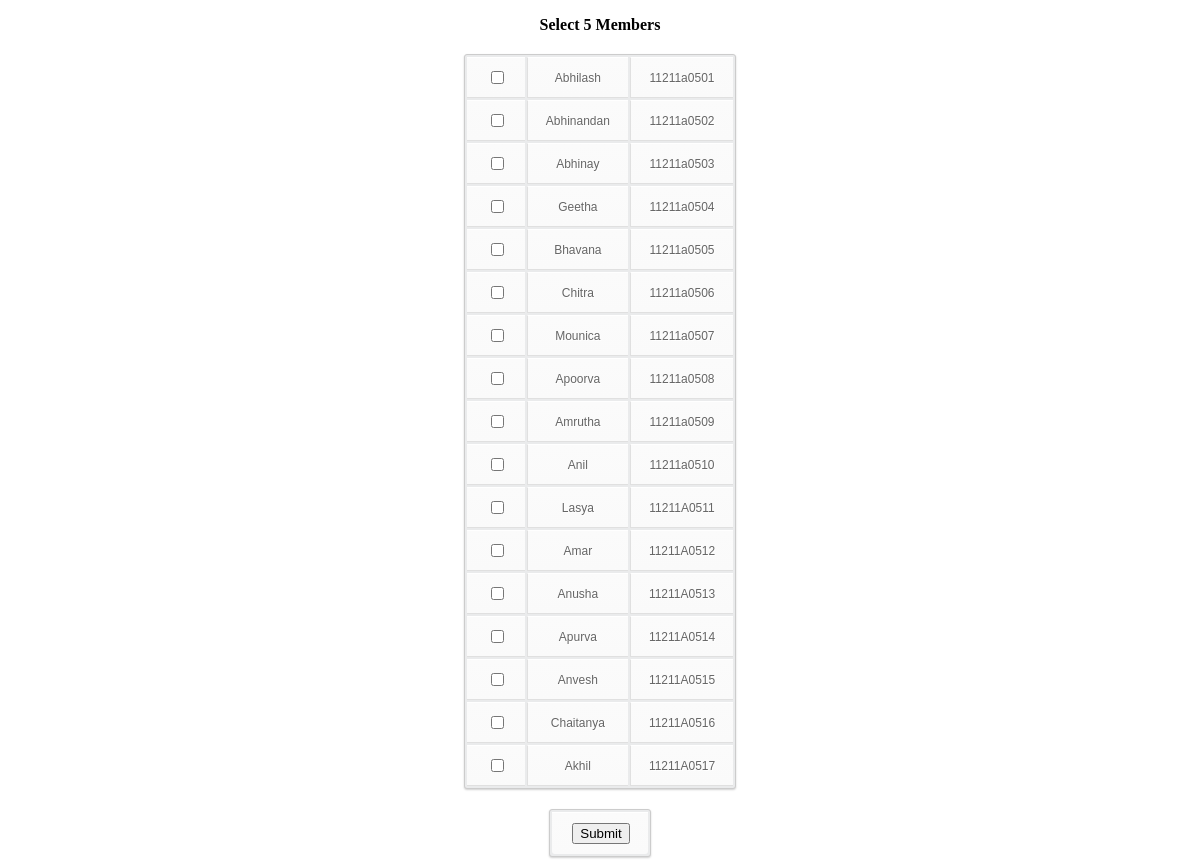
The page /student/student/compare/iframe.php on the database its author committed.
### tables this page shows
CREATE TABLE IF NOT EXISTS `student_info` (
  `name` varchar(100) NOT NULL,
  `rollno` varchar(15) DEFAULT NULL,
  `branch` varchar(10) NOT NULL,
  `year` int(2) NOT NULL,
  `semester` int(2) NOT NULL,
  `one_one` float NOT NULL,
  `two_one` float NOT NULL,
  `two_two` float NOT NULL,
  `three_one` float NOT NULL,
  `three_two` float NOT NULL,
  `four_one` float NOT NULL,
  `four_two` float NOT NULL,
  `aggregate` float NOT NULL,
  `DOB` varchar(12) NOT NULL,
  `one_two` float NOT NULL,
  UNIQUE KEY `rollno` (`rollno`)
);

### student/student/compare/iframe.php (the view, shortened to what this page needs)
<!DOCTYPE html>
<html>
<link rel="stylesheet" type="text/css" href="css/style.css">
<?php
$query = mysql_query( "SELECT * FROM student_info WHERE branch = 'cse'" );
?>
<body align="center">
<p><b>Select 5 Members</b></p>
<form name="input" action="makejson.php" method="POST">
<?php
printf('<table>');
while( $row = mysql_fetch_array($query) )
	{
		printf('<tr><td><input type="checkbox" name="select[]" class="select" value="%s" onclick="check()" /></td><td>%s</td><td>%s</td></tr>', $row['rollno'],$row['name'], $row['rollno']);
	}
?>
<body>
</table>
<table>
<tr><td><input type="submit" value="Submit"></td></tr>
</table>
</form>
</body>
</html>

### student/student/compare/css/style.css (style rules this page uses)
table { margin-left:auto; margin-right:auto; margin-top : 20px; font-family:Arial, Helvetica, sans-serif; color:#666; font-size:12px; text-shadow: 1px 1px 0px #fff; background:#eaebec; border:#ccc 1px solid; -moz-border-radius:3px; -webkit-border-radius:3px; border-radius:3px; -moz-box-shadow: 0 1px 2px #d1d1d1; -webkit-box-shadow: 0 1px 2px #d1d1d1; box-shadow: 0 1px 2px #d1d1d1; }
table tr { text-align: center; padding-left:20px; }
table td:first-child { text-align: left; padding-left:20px; border-left: 0; }
table td { padding-left:18px; padding-right:18px; padding-bottom:10px; padding-top:10px; border-top: 1px solid #ffffff; border-bottom:1px solid #e0e0e0; border-left: 1px solid #e0e0e0; background: #fafafa; background: -webkit-gradient(linear, left top, left bottom, from(#fbfbfb), to(#fafafa)); background: -moz-linear-gradient(top, #fbfbfb, #fafafa); }
table tr:last-child td { border-bottom:0; }
table tr:last-child td:first-child { -moz-border-radius-bottomleft:3px; -webkit-border-bottom-left-radius:3px; border-bottom-left-radius:3px; }
table tr:last-child td:last-child { -moz-border-radius-bottomright:3px; -webkit-border-bottom-right-radius:3px; border-bottom-right-radius:3px; }

### rows shown on the page
student_info: name "Abhilash", rollno "11211a0501"
student_info: name "Abhinandan", rollno "11211a0502"
student_info: name "Abhinay", rollno "11211a0503"
student_info: name "Geetha", rollno "11211a0504"
student_info: name "Bhavana", rollno "11211a0505"
student_info: name "Chitra", rollno "11211a0506"
student_info: name "Mounica", rollno "11211a0507"
student_info: name "Apoorva", rollno "11211a0508"
student_info: name "Amrutha", rollno "11211a0509"
student_info: name "Anil", rollno "11211a0510"
student_info: name "Lasya", rollno "11211A0511"
student_info: name "Amar", rollno "11211A0512"
student_info: name "Anusha", rollno "11211A0513"
student_info: name "Apurva", rollno "11211A0514"
student_info: name "Anvesh", rollno "11211A0515"
student_info: name "Chaitanya", rollno "11211A0516"
student_info: name "Akhil", rollno "11211A0517"
